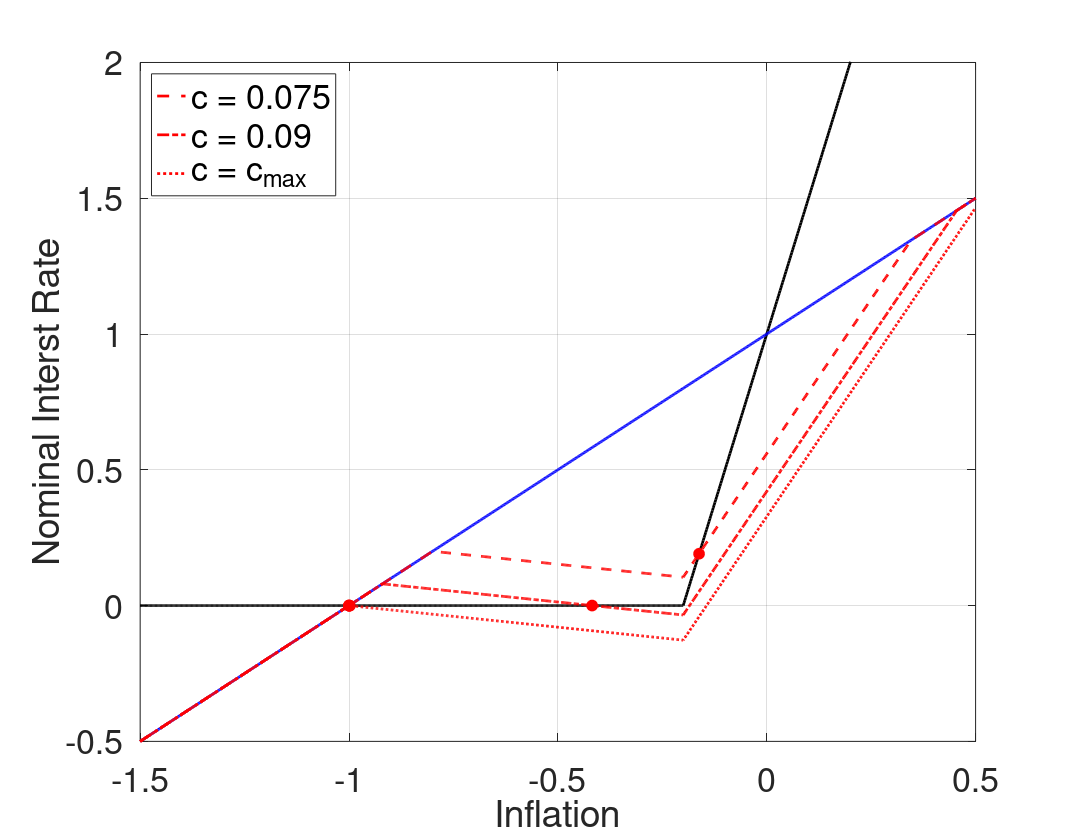

Write the MATLAB code that produced this figure.
%--------------------------------------------------------------------------
% File Name: RAFR_cSHOCK_cPHIpi_5.m
% Author: Philip Coyle
% Date Created: 01/07/2019
% cd /mq/philipprojects/RA_Work/Taisuke_Nakata/Zero_Lower_Bound/DeflationaryRegime/RSSInflation/Codes/3state_iid_shock
% RAFR_cSHOCK_cPHIpi_5
%--------------------------------------------------------------------------

clear all
close all
clc

%% Model Calibration
cBET = 1/1.0025;
cSIGMA = 1;
cKAPPA = 0.02;
cPHIpi = 5;
cRstar = 1/400;
p_m = 0.5; %Probability of being in the middle state 

cSHOCK_lb =((cRstar)*(cPHIpi - 1))/(cKAPPA*cPHIpi*cSIGMA);
cSHOCK_ub =((cRstar)*(cKAPPA*cPHIpi*cSIGMA + 1))/(cKAPPA*cPHIpi*cSIGMA);
cSHOCK_bound = -(2*(cRstar)*(cPHIpi - 1)*(cKAPPA*cPHIpi*cSIGMA + 1))/(cKAPPA*cPHIpi^2*cSIGMA*(cKAPPA*cSIGMA + 1)*(p_m - 1));
cSHOCK_grid = [0.075, 0.09, max([cSHOCK_lb,cSHOCK_ub,cSHOCK_bound])];

%% Housekeeping
% Set Grid Intervals
pi_m_low = -1.5/400;
pi_m_high = 0.5/400;
numgrid = 1001;
pi_m = linspace(pi_m_low,pi_m_high, numgrid)';

% Allocate Space
inx_ub = zeros(length(cSHOCK_grid),1);
pi_ub_zlb = zeros(length(cSHOCK_grid),1);
inx_lb = zeros(length(cSHOCK_grid),1);
pi_lb_zlb = zeros(length(cSHOCK_grid),1);
rafr = zeros(numgrid,length(cSHOCK_grid));


% Find max inflation that leads to ZLB binding
bound = -cRstar/cPHIpi;

inx_m = find(min(abs(pi_m - bound)) == abs(pi_m - bound));
% Find pi_m point where middle state interst rate binds
pi_m_zlb = pi_m(inx_m);

% Taylor Rule
tr = max(0,cRstar + cPHIpi*pi_m);

% 'Riskless' Fisher Relation
fr = pi_m + cRstar;

for j = 1:length(cSHOCK_grid)
    cSHOCK = cSHOCK_grid(j);
    %% Policy Functions from below (Assume middle state interst rate binds)
    % Low  High state inflation & expected inflation (as functions of middle state inflation)
    pi_l_b = pi_m - cKAPPA*cSIGMA*cSHOCK;
    pi_h_b = (pi_m - cKAPPA*cSIGMA*(cRstar - cSHOCK))/(1+cKAPPA*cSIGMA*cPHIpi);
    exp_pi_b = (1-p_m)/2*pi_l_b + p_m*pi_m + (1-p_m)/2*pi_h_b;

    % Low Middle and High state output & expected output (as functions of middle state inflation)
    y_m_b = (pi_m - cBET*exp_pi_b)/cKAPPA;
    y_l_b = y_m_b - cSIGMA*cSHOCK;
    y_h_b = y_m_b - cSIGMA*(cRstar + cPHIpi*pi_h_b - cSHOCK);
    exp_y_b = (1-p_m)/2*y_l_b + p_m*y_m_b + (1-p_m)/2*y_h_b;

    % Find pi_m point where high state interst rate binds
    inx_lb(j) = find(min(abs(pi_h_b - bound)) == abs(pi_h_b - bound));
    pi_lb_zlb(j) = pi_m(inx_lb(j));

    %% Policy Functions from above (Assume middle state interst rate does not bind)
    % Low  High state inflation & expected inflation (as functions of middle state inflation)
    pi_l_a = pi_m*(1+cKAPPA*cSIGMA*cPHIpi) + cKAPPA*cSIGMA*(cRstar - cSHOCK);
    pi_h_a = pi_m + (cKAPPA*cSIGMA*cSHOCK)/(1+cKAPPA*cSIGMA*cPHIpi);
    exp_pi_a = (1-p_m)/2*pi_l_a + p_m*pi_m + (1-p_m)/2*pi_h_a;

    % Low Middle and High state output & expected output (as functions of middle state inflation)
    y_m_a = (pi_m - cBET*exp_pi_a)/cKAPPA;
    y_l_a = y_m_a + cSIGMA*(cPHIpi*pi_m + cRstar - cSHOCK);
    y_h_a = y_m_a + cSIGMA*(cPHIpi*(pi_m - pi_h_a) + cSHOCK);
    exp_y_a = (1-p_m)/2*y_l_a + p_m*y_m_a + (1-p_m)/2*y_h_a;

    % Find pi_m point where low state interst rate binds
    inx_ub(j) = find(min(abs(pi_l_a - bound)) == abs(pi_l_a - bound));
    pi_ub_zlb(j) = pi_m(inx_ub(j));

    %% Define Risk Adjusted Fisher Relationship   
    for i = 1:numgrid
        if pi_m(i) < pi_lb_zlb(j) || pi_m(i) > pi_ub_zlb(j)
            rafr(i,j) = pi_m(i) + cRstar;
        elseif pi_m(i) <= pi_m_zlb
            rafr(i,j) = cRstar + pi_m(i) + (exp_pi_b(i) - pi_m(i)) + 1/cSIGMA*(exp_y_b(i) - y_m_b(i));
        elseif pi_m(i) <= pi_ub_zlb(j)
            rafr(i,j) = cRstar + pi_m(i) + (exp_pi_a(i) - pi_m(i)) + 1/cSIGMA*(exp_y_a(i) - y_m_a(i));
        end
    end
end
        
%% Plotting
type = {'--','-.',':'};

fig(1) = figure(1);
grid on
box on
hold on
plot(400*pi_m, 400*tr,'Color','k','LineWidth',2);
plot(400*pi_m, 400*fr,'Color','b','LineWidth',2);
for j = 1:length(cSHOCK_grid)
    [~,inx] = sort(abs(tr - rafr(:,j)));
    RSS = inx(1:2);    
    h(j) = plot(400*pi_m, 400*rafr(:,j),'Color','r','LineStyle',type{j},'LineWidth',2);
    p1 = plot(400*pi_m(RSS(1)),400*rafr(RSS(1),j));
    p2 = plot(400*pi_m(RSS(2)),400*rafr(RSS(2),j));
    set([p1 p2],'Marker','o','MarkerEdgeColor','r','MarkerFaceColor', 'r','MarkerSize',8)
end

xlabel('Inflation','FontSize',16)
ylabel('Nominal Interst Rate','FontSize',16)
set(gca,'Xlim',[400*pi_m(1), 400*pi_m(end)],'Ylim',[-0.5, 2],'FontSize',25)
L = legend([h(1) h(2) h(3)],'c = 0.075','c = 0.09','c = c_{max}');
set(L,'Location','NorthWest','Fontsize',25)

set(fig(1),'PaperOrientation','Landscape');
set(fig(1),'PaperPosition',[0 0 11 8.5]);
print(fig(1),'-depsc','RAFR_cPHIpi_5.eps');
